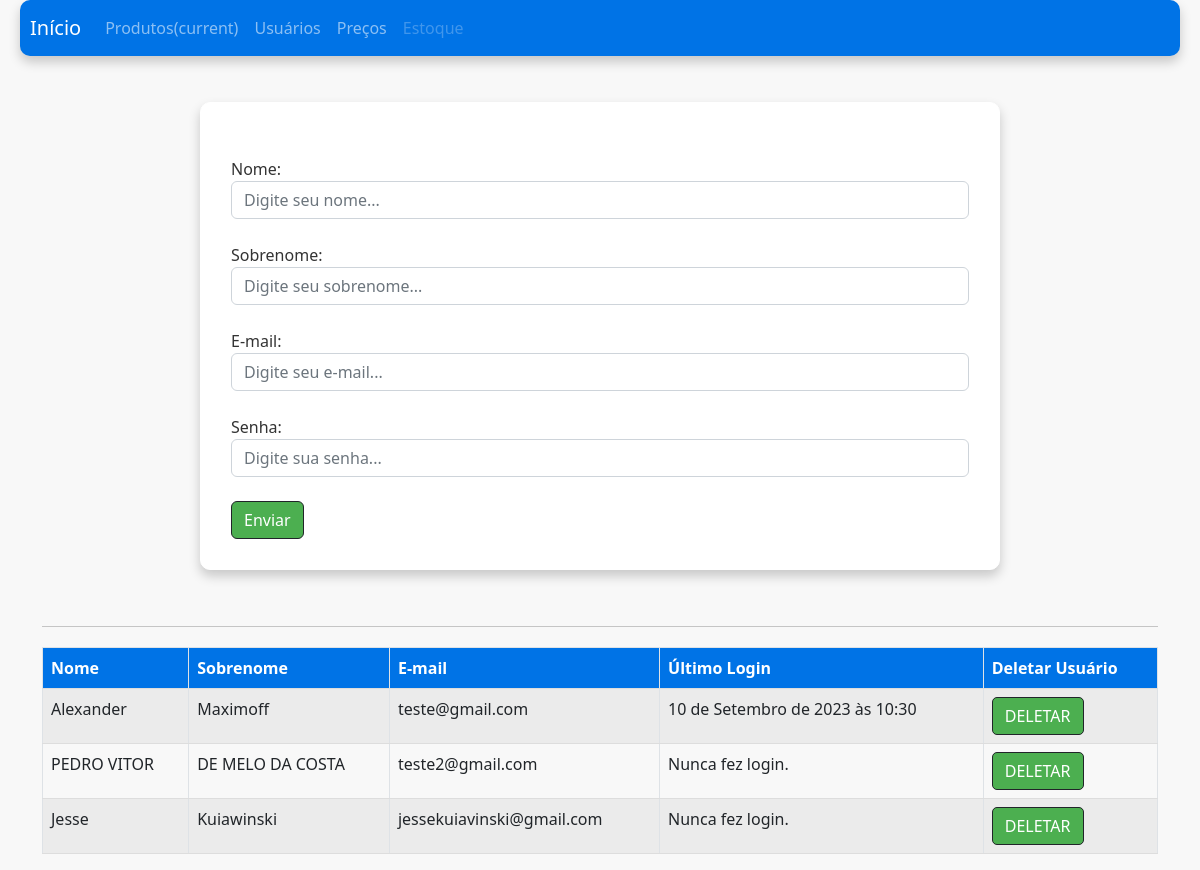
Page /auth/cadastrar_vendedor/ on the committed database.
### usuarios/models.py (models this page shows)
class Users(AbstractUser):
  choices_cargo = (('O', 'Operador de Caixa'),
                   ('F', 'Fiscal - Gerente'))
  cargo = models.CharField(max_length=1, choices= choices_cargo)

### usuarios/views.py (the view, shortened to what this page needs)
# urls.py: path('cadastrar_vendedor/', views.cadastrar_vendedor, name='cadastrar_vendedor'),
@has_permission_decorator('cadastrar_vendedor')
def cadastrar_vendedor(request):
    if request.method == 'GET':
        vendedores = Users.objects.filter(cargo='O')
        return render(request, 'cadastrar_vendedor.html', {'vendedores': vendedores})

### usuarios/templates/cadastrar_vendedor.html (shortened to what this page needs)
{% extends 'base.html' %}
{% block 'body' %}
  <div class='container'>
      <br>
    <form action='{% url 'cadastrar_vendedor' %}' method='POST' class="contact-form"> {% csrf_token %}
      <br>
      <label for="nome">Nome:</label>
      <input type="text" placeholder="Digite seu nome..." name="nome" id="nome" class='form-control'></input>
      <br>
      <label for="sobrenome">Sobrenome:</label>
      <input type="text" placeholder="Digite seu sobrenome..." name="sobrenome" id="sobrenome" class='form-control'></input>
      <br>
      <label for="email">E-mail:</label>
      <input type="email" placeholder="Digite seu e-mail..." name="email" id="email" class='form-control'></input>
      <br>
      <label for="password">Senha:</label>
      <input type="password" placeholder="Digite sua senha..." name="password" id="password" class='form-control'></input>
      <br>
      <input type='submit' value='Enviar' class='btnContactSubmit btn btn-dark bg-btn'>
    </form>
    <hr class='bg-hr'>
    <table class="table table-striped table-bordered">
      <thead class="thead-dark">
        <tr>
          <th scope="col">Nome</th>
          <th scope="col">Sobrenome</th>
          <th scope="col">E-mail</th>
          <th scope="col">Último Login</th>
          <th scope="col">Deletar Usuário</th>
        </tr>
      </thead>
      <tbody>
        {% for vendedor in vendedores %}
          <tr>
            <td>{{vendedor.first_name}}</td>
            <td>{{vendedor.last_name}}</td>
            <td>{{vendedor.email}}</td>
            <td>{% if not vendedor.last_login %}
                  Nunca fez login.
                {% else %}
                  {{vendedor.last_login}}</td>
                {% endif %}
            <td><a href="{% url 'delete_user' vendedor.id %}" class='btnContact btn btn-dark bg-btn'>DELETAR</a></td>
          </tr>
        {% endfor %}
      </tbody>
    </table>
  </div>
{% endblock %}

### templates/static/usuarios/css/base.css (style rules this page uses)
.contact-form { background: #fff; margin-top: 2%; margin-bottom: 5%; width: 90%; max-width: 800px; padding: 30px; border-radius: 10px; box-shadow: 0 6px 12px 0 rgba(0, 0, 0, 0.2); border: 1px solid #fff; margin-left: auto; margin-right: auto; }
.fundo { background-color: #f8f8f8; color: #333; }
.bg-hr { background-color: #ddd; }
.bg-btn { background-color: #4caf50; color: #fff; }
.btnContact { border-radius: 5px; }
.table { width: 100%; margin-top: 20px; border-collapse: collapse; }
.table th, .table td { padding: 8px; text-align: left; border-bottom: 1px solid #ddd; }
.table th { background-color: #0073e6; color: #fff; }

### rows in the picture
Users: first_name "Alexander", last_name "Maximoff", email "teste@gmail.com", last_login "10 de Setembro de 2023 às 10:30"
Users: first_name "PEDRO VITOR", last_name "DE MELO DA COSTA", email "teste2@gmail.com", shows "Nunca fez login."
Users: first_name "Jesse", last_name "Kuiawinski", email "jessekuiavinski@gmail.com", shows "Nunca fez login."
